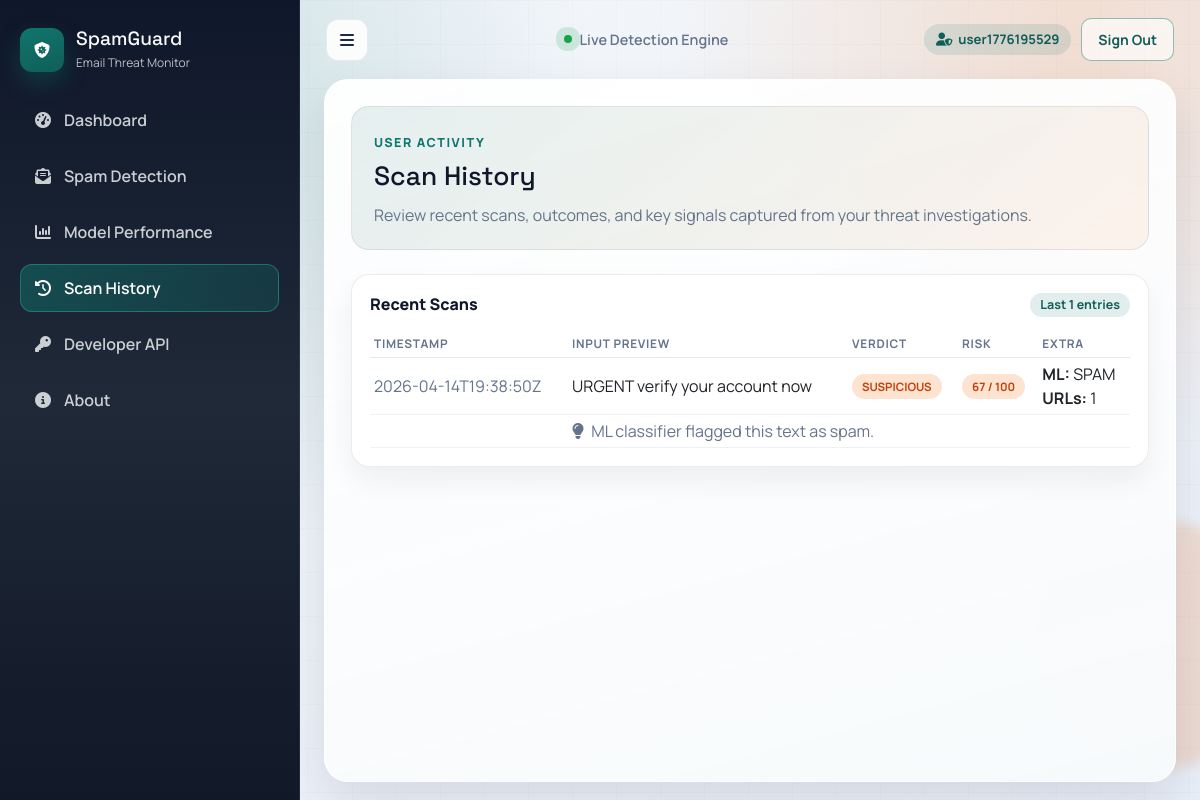
Screenshot of /history (signed in) with the database file from the repository.
### tables this page shows
CREATE TABLE users (
                id INTEGER PRIMARY KEY AUTOINCREMENT,
                username TEXT NOT NULL UNIQUE,
                email TEXT NOT NULL UNIQUE,
                password_hash TEXT NOT NULL,
                created_at TEXT NOT NULL
            );

CREATE TABLE scan_history (
                id INTEGER PRIMARY KEY AUTOINCREMENT,
                user_id INTEGER NOT NULL,
                input_text TEXT,
                input_url TEXT,
                verdict TEXT NOT NULL,
                risk_score INTEGER NOT NULL,
                risk_level TEXT NOT NULL,
                prediction TEXT,
                top_explanation TEXT,
                super_scan INTEGER NOT NULL DEFAULT 0,
                checked_urls INTEGER NOT NULL DEFAULT 0,
                created_at TEXT NOT NULL,
                FOREIGN KEY(user_id) REFERENCES users(id) ON DELETE CASCADE
            );

### app.py (the view)
@app.route('/history')
@login_required
def history():
    connection = _get_db_connection()
    try:
        rows = connection.execute(
            '''
            SELECT
                id,
                input_text,
                input_url,
                verdict,
                risk_score,
                risk_level,
                prediction,
                top_explanation,
                super_scan,
                checked_urls,
                created_at
            FROM scan_history
            WHERE user_id = ?
            ORDER BY created_at DESC
            LIMIT ?;
            ''',
            (int(g.current_user['id']), SCAN_HISTORY_LIMIT)
        ).fetchall()
    finally:
        connection.close()
    return render_template('history.html', history_rows=rows)

### app.py (called while the page is built)
def _get_db_connection():
    connection = sqlite3.connect(DATABASE_PATH)
    connection.row_factory = sqlite3.Row
    connection.execute('PRAGMA foreign_keys = ON;')
    return connection

def _get_user_by_id(user_id):
    connection = _get_db_connection()
    try:
        row = connection.execute(
            'SELECT id, username, email, created_at FROM users WHERE id = ?;',
            (user_id,)
        ).fetchone()
        return row
    finally:
        connection.close()

def login_required(view_function):
    @wraps(view_function)
    def wrapped_view(*args, **kwargs):
        if g.current_user is None:
            flash('Please sign in to access this page.', 'warning')
            return redirect(url_for('login', next=request.path))
        return view_function(*args, **kwargs)
    return wrapped_view

@app.before_request
def _load_current_user():
    user_id = session.get('user_id')
    g.current_user = _get_user_by_id(user_id) if user_id else None

### templates/history.html (shortened to what this page needs)
{% extends "base.html" %}
{% block content %}
<section class="hero-panel reveal mb-4">
    <div>
        <p class="eyebrow">User Activity</p>
        <h2 class="page-title">Scan History</h2>
        <p class="page-subtitle">Review recent scans, outcomes, and key signals captured from your threat investigations.</p>
    </div>
</section>
<article class="soft-card reveal">
    <div class="card-title-row">
        <h3>Recent Scans</h3>
        <span class="inline-badge badge-info">Last {{ history_rows|length }} entries</span>
    </div>
    {% if history_rows %}
    <div class="table-responsive bulk-scroll-table">
        <table class="table table-sm mb-0">
            <thead>
                <tr>
                    <th>Timestamp</th>
                    <th>Input Preview</th>
                    <th>Verdict</th>
                    <th>Risk</th>
                    <th>Extra</th>
                </tr>
            </thead>
            <tbody>
                {% for row in history_rows %}
                {% set level = row['risk_level']|lower %}
                <tr>
                    <td>
                        <span class="text-muted">{{ row['created_at'] }}</span>
                    </td>
                    <td>
                        {% if row['input_text'] %}
                            {{ row['input_text'][:120] }}{% if row['input_text']|length > 120 %}...{% endif %}
                        {% elif row['input_url'] %}
                            <span class="break-all">{{ row['input_url'] }}</span>
                        {% else %}
                            <span class="text-muted">No input preview</span>
                        {% endif %}
                    </td>
                    <td>
                        <span class="pill {% if row['verdict'] == 'likely_scam' %}pill-danger{% elif row['verdict'] == 'suspicious' %}pill-warning{% else %}pill-success{% endif %}">
                            {{ row['verdict']|replace('_', ' ')|upper }}
                        </span>
                    </td>
                    <td>
                        <span class="pill {% if level == 'high' %}pill-danger{% elif level == 'medium' %}pill-warning{% else %}pill-success{% endif %}">
                            {{ row['risk_score'] }} / 100
                        </span>
                    </td>
                    <td>
                        {% if row['prediction'] %}
                        <div><strong>ML:</strong> {{ row['prediction']|upper }}</div>
                        {% endif %}
                        <div><strong>URLs:</strong> {{ row['checked_urls'] }}</div>
                    </td>
                </tr>
                {% if row['top_explanation'] %}
                <tr>
                    <td></td>
                    <td colspan="4" class="text-muted">
                        <i class="fas fa-lightbulb me-1"></i>
                        {{ row['top_explanation'] }}
                    </td>
                </tr>
                {% endif %}
                {% endfor %}
            </tbody>
        </table>
    </div>
    {% endif %}
</article>
{% endblock %}

### templates/base.html (shortened to what this page needs)
<!DOCTYPE html>
<html lang="en">
<head>
    <link href="https://cdn.jsdelivr.net/npm/bootstrap@5.3.0/dist/css/bootstrap.min.css" rel="stylesheet">
    <link href="https://cdnjs.cloudflare.com/ajax/libs/font-awesome/6.4.0/css/all.min.css" rel="stylesheet">
    <link href="{{ url_for('static', filename='style.css') }}" rel="stylesheet">
</head>
<body>
    <div class="bg-orb orb-one" aria-hidden="true"></div>
    <div class="bg-orb orb-two" aria-hidden="true"></div>
    <div class="app-shell" id="wrapper">
        <aside id="sidebar-wrapper" class="sidebar-panel">
            <a href="{{ url_for('dashboard') }}" class="brand-block text-decoration-none">
                <span class="brand-icon"><i class="fas fa-shield-virus"></i></span>
                <div>
                    <h1>SpamGuard</h1>
                    <p>Email Threat Monitor</p>
                </div>
            </a>
            <nav class="nav-list">
                <a href="{{ url_for('dashboard') }}" class="nav-item {% if request.endpoint == 'dashboard' %}active{% endif %}">
                    <i class="fas fa-gauge-high"></i>
                    <span>Dashboard</span>
                </a>
                <a href="{{ url_for('detection') }}" class="nav-item {% if request.endpoint == 'detection' %}active{% endif %}">
                    <i class="fas fa-envelope-open-text"></i>
                    <span>Spam Detection</span>
                </a>
                <a href="{{ url_for('performance') }}" class="nav-item {% if request.endpoint == 'performance' %}active{% endif %}">
                    <i class="fas fa-chart-column"></i>
                    <span>Model Performance</span>
                </a>
                {% if g.current_user %}
                <a href="{{ url_for('history') }}" class="nav-item {% if request.endpoint == 'history' %}active{% endif %}">
                    <i class="fas fa-clock-rotate-left"></i>
                    <span>Scan History</span>
                </a>
                <a href="{{ url_for('developer_dashboard') }}" class="nav-item {% if request.endpoint == 'developer_dashboard' %}active{% endif %}">
                    <i class="fas fa-key"></i>
                    <span>Developer API</span>
                </a>
                {% endif %}
                <a href="{{ url_for('about') }}" class="nav-item {% if request.endpoint == 'about' %}active{% endif %}">
                    <i class="fas fa-circle-info"></i>
                    <span>About</span>
                </a>
            </nav>
        </aside>
        <div id="page-content-wrapper" class="content-panel">
            <header class="topbar">
                <button class="icon-btn" id="sidebarToggle" aria-label="Toggle menu">
                    <i class="fas fa-bars"></i>
                </button>
                <div class="topbar-meta">
                    <span class="status-dot"></span>
                    <span>Live Detection Engine</span>
                </div>
                <div class="topbar-actions">
                    {% if g.current_user %}
                    <span class="user-chip">
                        <i class="fas fa-user-shield"></i>
                        {{ g.current_user['username'] }}
                    </span>
                    <form action="{{ url_for('logout') }}" method="post" class="d-inline">
                        <button type="submit" class="btn btn-outline-brand btn-sm">Sign Out</button>
                    </form>
                    {% else %}
                    <a href="{{ url_for('login') }}" class="btn btn-outline-brand btn-sm">Sign In</a>
                    <a href="{{ url_for('register') }}" class="btn btn-brand btn-sm">Create Account</a>
                    {% endif %}
                </div>
            </header>
            <main class="page-frame">
                {% block content %}{% endblock %}
            </main>
        </div>
    </div>
</body>
</html>

### rows the page displays
users: current_user.username "user1776195529"
scan_history: created_at "2026-04-14T19:38:50Z", input_text "URGENT verify your account now", verdict "SUSPICIOUS", risk_score "67", prediction "SPAM", checked_urls "1", top_explanation "ML classifier flagged this text as spam."

### other values shown
{{ history_rows|length }} "1"
